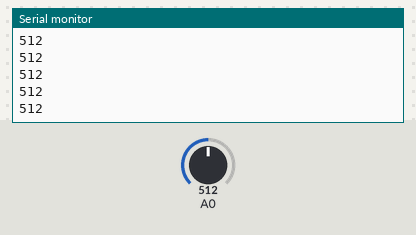
The sketch below on a simulated Arduino Uno, built with avr-gcc and run on an emulated ATmega328P. On the bench: the last lines printed to the serial monitor. The test bench sets the inputs (shaded band); at power-on: A0 = 512.

Above: at 1.2 s.
1.3 s: A0 set to 716
At 1.31 s:
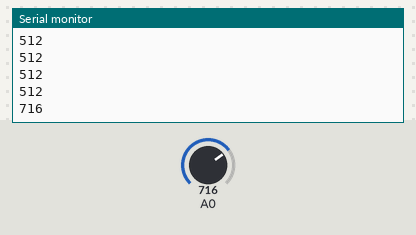
2.8 s: A0 set to 900
At 2.81 s:
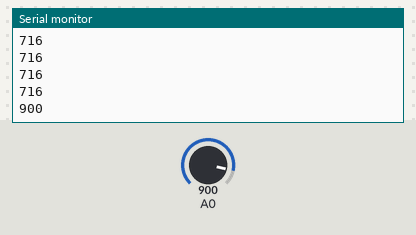
Timing chart, 0 to 5.8 s (numbered marks = the images above; inputs shaded):
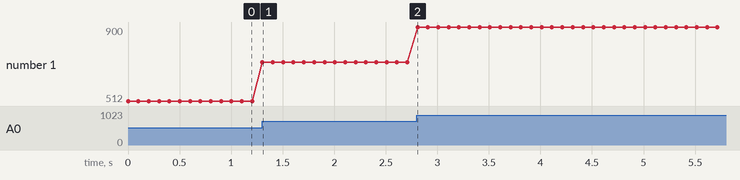

The sketch:

Lectura_serial_-_entrada_an_loga.ino
```cpp
//Lectura serial de entrada análoga

void setup()                     // Se ejecuta cada vez que el Arduino se inicia
{
Serial.begin(9600);             //Inicia comunicación serial
}

void loop()                     // Esta funcion se mantiene ejecutando
{
                                    // cuando este energizado el Arduino
                                    //Guardar en una variable entera el valor del potenciómetro 0 a 1024
int valor= analogRead(A0);
                                  //Imprime en la consola serial el valor de la variable
Serial.println(valor);
                                  //Retardo para la visualización de datos en la consola
delay(100);
}
```

Measured:
- after the input at 1.3 s, the serial monitor: prints a new line at once (image 1)
- after the input at 2.8 s, the serial monitor: prints a new line at once (image 2)
- plotted number 1: 512 → 716 after the input at 1.3 s, 716 → 900 after the input at 2.8 s
